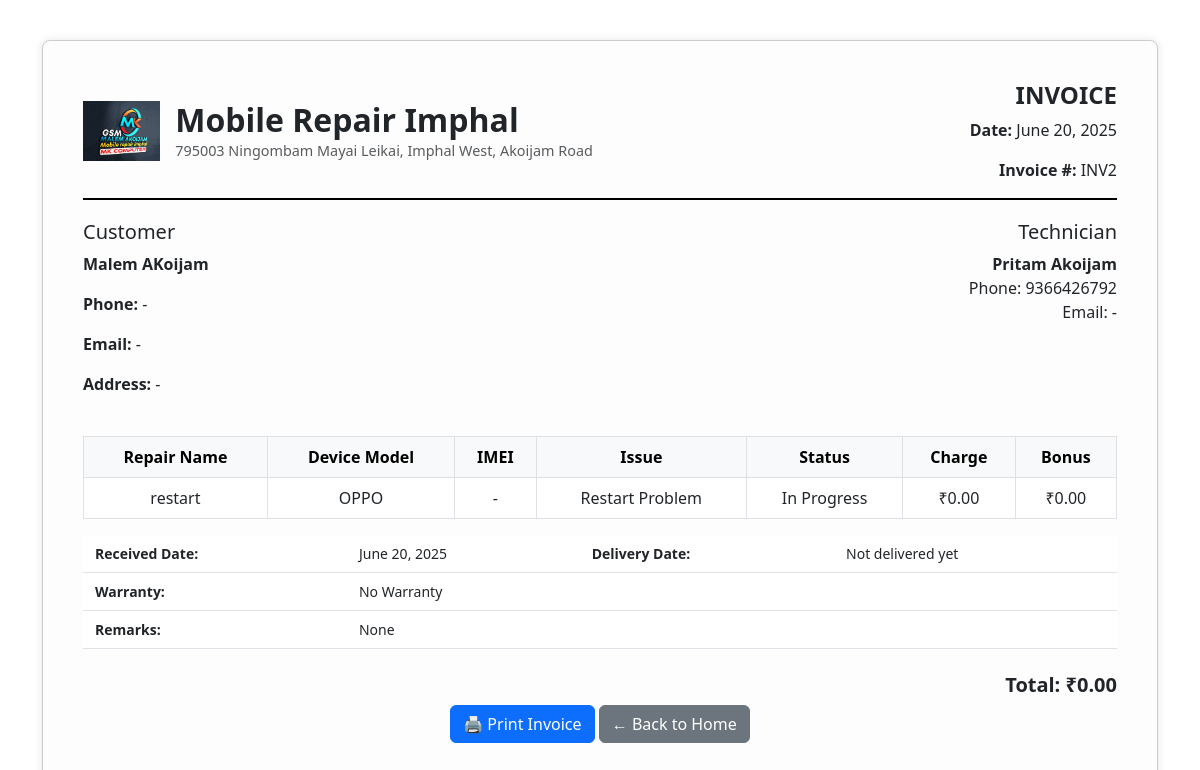
The app's page /generate_invoice/2/ with its own data.
### repair/models.py (models this page shows, shortened)
class RepairRequest(models.Model):
    STATUS_CHOICES = [
        ('pending', 'Pending'),
        ('in_progress', 'In Progress'),
        ('rejected', 'Rejected'),
        ('completed', 'Completed'),
    ]
    customer = models.ForeignKey(Customer, on_delete=models.CASCADE)
    device_model = models.CharField(max_length=100)
    issue_description = models.TextField()
    date_received = models.DateField(auto_now_add=True)
    technician = models.ForeignKey(Technician, on_delete=models.SET_NULL, null=True, blank=True)
    status = models.CharField(max_length=20, choices=STATUS_CHOICES, default='pending')
    remarks = models.TextField(blank=True, null=True)
    repair_name = models.CharField(max_length=255, blank=True, null=True)
    charge = models.DecimalField(max_digits=10, decimal_places=2, blank=True, null=True)
    bonus = models.DecimalField(max_digits=10, decimal_places=2, blank=True, null=True)

class Customer(models.Model):
    user = models.OneToOneField(User, on_delete=models.CASCADE)
    name = models.CharField(max_length=100)
    phone = models.CharField(max_length=15)

class Technician(models.Model):
    name = models.CharField(max_length=100)
    phone = models.CharField(max_length=15)
    type = models.CharField(max_length=20, choices=[('Software', 'Software'), ('Hardware', 'Hardware')])

### repair/views.py (the view)
# urls.py: path('generate_invoice/', views.Add_Repair_request, name='generate_invoice'),  # Optional shortcut
def generate_invoice(request, repair_id):
    repair = get_object_or_404(RepairRequest, id=repair_id)
    return render(request, 'repair/invoice.html', {'repair': repair})

### repair/context_processors.py (called while the page is built)
def subscribe_form(request):
    return {
        'form': SubscribeForm()
    }

### repair/templates/repair/invoice.html (shortened to what this page needs)
{% load static %}
<!DOCTYPE html>
<html lang="en">
<head>
    <link href="https://cdn.jsdelivr.net/npm/bootstrap@5.3.0/dist/css/bootstrap.min.css" rel="stylesheet">
</head>
<body class="d-flex flex-column min-vh-100">
<div class="container flex-grow-1">
    <div class="container invoice-box">
        <div class="d-flex justify-content-between invoice-header">
            <div class="d-flex align-items-center mb-3">
                <img src="{% static 'images/logo.jpg' %}" alt="Logo" style="height: 60px; margin-right: 15px; border-radius: 0%;">
                <div>
                    <h2 class="mb-0">Mobile Repair Imphal</h2>
                    <p class="text-muted mb-0" style="font-size: 0.9rem;">795003 Ningombam Mayai Leikai, Imphal West, Akoijam Road</p>
                </div>
            </div>
            <div class="text-end">
                <h4><strong>INVOICE</strong></h4>
                <p><strong>Date:</strong> {{ repair.date_received }}</p>
                <p><strong>Invoice #:</strong> INV{{ repair.id|default:"0000" }}</p>
            </div>
        </div>
        <div class="row mb-4">
            <div class="col">
                <h5>Customer</h5>
                <p><strong>{{ repair.customer.name }}</strong></p>
                <p><strong>Phone:</strong> {{ repair.customer.phone|default:"-" }}</p>
                <p><strong>Email:</strong> {{ repair.customer.email|default:"-" }}</p>
                <p><strong>Address:</strong> {{ repair.customer.address|default:"-" }}</p>
            </div>
            <div class="col text-end">
                <h5>Technician</h5>
                <p>
                    {% if repair.technician %}
                        <strong>{{ repair.technician.name }}</strong><br>
                        Phone: {{ repair.technician.phone|default:"-" }}<br>
                        Email: {{ repair.technician.email|default:"-" }}
                    {% else %}
                        <strong>Not Assigned</strong>
                    {% endif %}
                </p>
            </div>
        </div>
        <table class="table table-bordered">
            <thead class="table-light">
                <tr>
                    <th>Repair Name</th>
                    <th>Device Model</th>
                    <th>IMEI</th>
                    <th>Issue</th>
                    <th>Status</th>
                    <th>Charge</th>
                    <th>Bonus</th>
                </tr>
            </thead>
            <tbody>
                <tr>
                    <td>{{ repair.repair_name|default:"N/A" }}</td>
                    <td>{{ repair.device_model }}</td>
                    <td>{{ repair.imei|default:"-" }}</td>
                    <td>{{ repair.issue_description }}</td>
                    <td>{{ repair.get_status_display }}</td>
                    <td>₹{{ repair.charge|floatformat:2 }}</td>
                    <td>₹{{ repair.bonus|floatformat:2 }}</td>
                </tr>
            </tbody>
        </table>
        <table class="table details-table">
            <tr>
                <td><strong>Received Date:</strong></td>
                <td>{{ repair.date_received }}</td>
                <td><strong>Delivery Date:</strong></td>
                <td>{{ repair.delivery_date|default:"Not delivered yet" }}</td>
            </tr>
            <tr>
                <td><strong>Warranty:</strong></td>
                <td colspan="3">{{ repair.warranty|default:"No Warranty" }}</td>
            </tr>
            <tr>
                <td><strong>Remarks:</strong></td>
                <td colspan="3">{{ repair.remarks|default:"None" }}</td>
            </tr>
        </table>
        <div class="text-end mt-4">
            <h5><strong>Total: ₹{{ repair.charge|add:repair.bonus|floatformat:2 }}</strong></h5>
        </div>
        <div class="text-center mt-1 no-print">
            <button onclick="window.print()" class="btn btn-primary">🖨️ Print Invoice</button>
            <a href="{% url 'home' %}" class="btn btn-secondary">← Back to Home</a>
        </div>
    </div>
</div>
</body>
</html>

### repair/templates/repair/invoice.html (style rules this page uses)
body { font-family: 'Segoe UI', sans-serif; }
.invoice-box { border: 1px solid #ccc; padding: 40px; margin-top: 40px; border-radius: 8px; background-color: #fdfdfd; box-shadow: 0 0 10px rgba(0,0,0,0.1); }
.invoice-header { border-bottom: 2px solid #000; margin-bottom: 20px; }
.invoice-header h2 { font-weight: bold; }
.details-table td { padding: 6px; }
.table th, .table td { text-align: center; }
.details-table td, .details-table th { text-align: left; vertical-align: top; padding: 8px 12px; font-size: 14px; }

### records on screen
RepairRequest: date_received "June 20, 2025", id "2", customer.name "Malem AKoijam", customer.phone "-", customer.email "-", customer.address "-", technician.name "Pritam Akoijam", technician.phone "9366426792", technician.email "-", repair_name "restart", device_model "OPPO", issue_description "Restart Problem", status "In Progress", charge "0.00", bonus "0.00", remarks "None", charge|add "0.00"

### other values on screen
{{ repair.imei|default:"-" }} "-"
{{ repair.delivery_date|default:"Not delivered yet" }} "Not delivered yet"
{{ repair.warranty|default:"No Warranty" }} "No Warranty"
